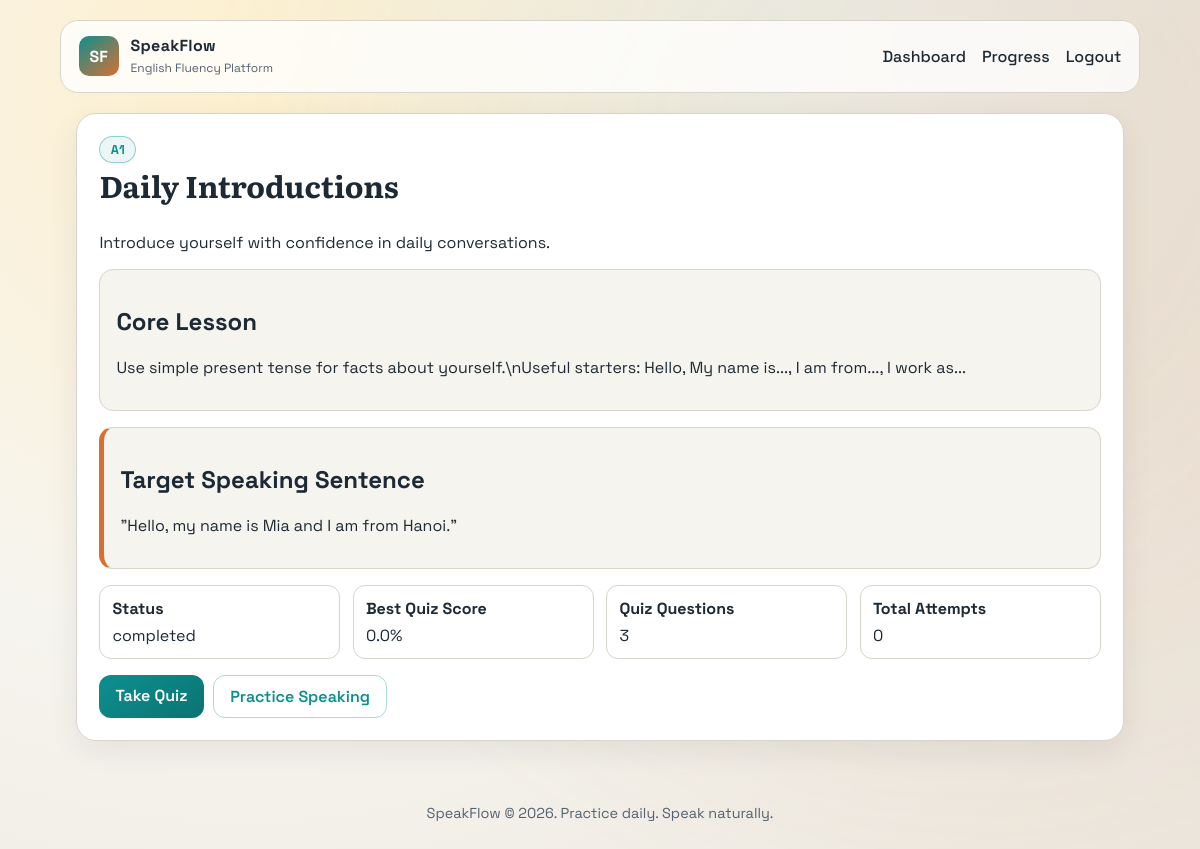
The app's page /lesson/1 (signed in) with its own data.
### app/models.py (models this page shows)
class Lesson(Base):
    __tablename__ = "lessons"
    id: Mapped[int] = mapped_column(Integer, primary_key=True, index=True)
    title: Mapped[str] = mapped_column(String(120), nullable=False)
    level: Mapped[str] = mapped_column(String(20), nullable=False, default="A1")
    description: Mapped[str] = mapped_column(String(240), nullable=False)
    content: Mapped[str] = mapped_column(Text, nullable=False)
    target_sentence: Mapped[str] = mapped_column(String(240), nullable=False)
    sort_order: Mapped[int] = mapped_column(Integer, default=0, nullable=False)
    questions = relationship("QuizQuestion", back_populates="lesson", cascade="all, delete-orphan")
    progress_entries = relationship("LessonProgress", back_populates="lesson", cascade="all, delete-orphan")

class LessonProgress(Base):
    __tablename__ = "lesson_progress"
    __table_args__ = (UniqueConstraint("user_id", "lesson_id", name="uq_user_lesson_progress"),)
    id: Mapped[int] = mapped_column(Integer, primary_key=True, index=True)
    user_id: Mapped[int] = mapped_column(ForeignKey("users.id", ondelete="CASCADE"), nullable=False, index=True)
    lesson_id: Mapped[int] = mapped_column(ForeignKey("lessons.id", ondelete="CASCADE"), nullable=False, index=True)
    status: Mapped[str] = mapped_column(String(20), nullable=False, default="not_started")
    best_score: Mapped[float] = mapped_column(Float, nullable=False, default=0.0)
    attempts: Mapped[int] = mapped_column(Integer, nullable=False, default=0)
    last_attempt_at: Mapped[datetime | None] = mapped_column(DateTime, nullable=True)
    user = relationship("User", back_populates="progress_entries")
    lesson = relationship("Lesson", back_populates="progress_entries")

### app/main.py (the view)
    @app.get("/lesson/{lesson_id}")
    def lesson_detail(lesson_id: int, request: Request, db: Session = Depends(get_db)):
        user = current_user(request, db)
        if not user:
            return RedirectResponse(url="/login", status_code=303)
        lesson = db.get(Lesson, lesson_id)
        if not lesson:
            raise HTTPException(status_code=404, detail="Lesson not found")
        progress = get_or_create_progress(db, user.id, lesson_id)
        db.commit()
        question_count = db.query(QuizQuestion).filter(QuizQuestion.lesson_id == lesson_id).count()
        return render_template(
            request,
            "lesson_detail.html",
            {
                "title": lesson.title,
                "user": user,
                "lesson": lesson,
                "progress": progress,
                "question_count": question_count,
            },
        )

### app/templates/lesson_detail.html
{% extends "base.html" %}
{% block content %}
<section class="lesson-view reveal">
    <div class="lesson-view-header">
        <span class="level-pill">{{ lesson.level }}</span>
        <h1>{{ lesson.title }}</h1>
        <p>{{ lesson.description }}</p>
    </div>
    <article class="lesson-content">
        <h2>Core Lesson</h2>
        <p>{{ lesson.content | replace('\n', '<br>') | safe }}</p>
    </article>
    <article class="lesson-content accent">
        <h2>Target Speaking Sentence</h2>
        <p>"{{ lesson.target_sentence }}"</p>
    </article>
    <div class="lesson-meta-grid">
        <div>
            <strong>Status</strong>
            <span>{{ progress.status }}</span>
        </div>
        <div>
            <strong>Best Quiz Score</strong>
            <span>{{ progress.best_score | round(1) }}%</span>
        </div>
        <div>
            <strong>Quiz Questions</strong>
            <span>{{ question_count }}</span>
        </div>
        <div>
            <strong>Total Attempts</strong>
            <span>{{ progress.attempts }}</span>
        </div>
    </div>
    <div class="lesson-actions wide">
        <a class="btn" href="/lesson/{{ lesson.id }}/quiz">Take Quiz</a>
        <a class="btn ghost" href="/practice/speaking/{{ lesson.id }}">Practice Speaking</a>
    </div>
</section>
{% endblock %}

### app/static/style.css (style rules this page uses)
:root { --ink: #1d2a35; --muted: #536271; --surface: #f6f4ee; --surface-strong: #ffffff; --accent: #0e8f8f; --accent-2: #d86f32; --line: #d7d4cb; --danger: #9c2c2c; --success: #1e7a45; }
* { box-sizing: border-box; }
body { margin: 0; color: var(--ink); font-family: "Space Grotesk", sans-serif; background: radial-gradient(circle at 20% 10%, #fef0cf 0%, #f6f4ee 45%, #ece7de 100%); min-height: 100vh; }
.hero-panel, .auth-card, .lesson-card, .lesson-view, .quiz-shell, .result-shell, .speaking-shell, .progress-shell { border: 1px solid var(--line); border-radius: 20px; padding: 1.4rem; background: var(--surface-strong); box-shadow: 0 10px 30px rgba(28, 33, 43, 0.07); }
.hero-panel h1, .auth-card h1, .lesson-view h1, .quiz-shell h1, .result-shell h1, .speaking-shell h1, .progress-shell h1 { margin-top: 0; font-family: "Literata", serif; font-size: clamp(1.5rem, 2.5vw, 2.1rem); }
.level-pill { display: inline-block; border: 1px solid rgba(14, 143, 143, 0.4); color: var(--accent); background: rgba(14, 143, 143, 0.08); border-radius: 999px; padding: 0.25rem 0.65rem; font-size: 0.8rem; font-weight: 700; }
.lesson-actions { display: flex; gap: 0.6rem; }
.lesson-actions.wide { margin-top: 1rem; }
.btn, button { border: none; border-radius: 12px; background: linear-gradient(145deg, var(--accent), #0b7373); color: #fff; font-family: inherit; font-weight: 600; text-decoration: none; padding: 0.62rem 1rem; cursor: pointer; transition: transform 160ms ease, filter 160ms ease; }
.btn.ghost { background: transparent; color: var(--accent); border: 1px solid rgba(14, 143, 143, 0.35); }
.lesson-content { background: var(--surface); border: 1px solid var(--line); border-radius: 14px; padding: 1rem; margin-top: 1rem; }
.lesson-content.accent { border-left: 5px solid var(--accent-2); }
.lesson-meta-grid { display: grid; grid-template-columns: repeat(4, minmax(0, 1fr)); gap: 0.8rem; margin-top: 1rem; }
.lesson-meta-grid div { border: 1px solid var(--line); border-radius: 12px; padding: 0.75rem; background: #fff; }
.lesson-meta-grid strong { display: block; margin-bottom: 0.4rem; }
.reveal { opacity: 0; transform: translateY(10px); animation: rise 480ms ease forwards; }

### records on screen
Lesson: level "A1", title "Daily Introductions", description "Introduce yourself with confidence in daily conversations.", content "Use simple present tense for facts about yourself.\\nUseful starters: Hello, My name is..., I am from..., I work as...", target_sentence "Hello, my name is Mia and I am from Hanoi."
LessonProgress: status "completed", best_score "0.0", attempts "0"

### other values on screen
{{ question_count }} "3"
{{ current_year }} "2026"
